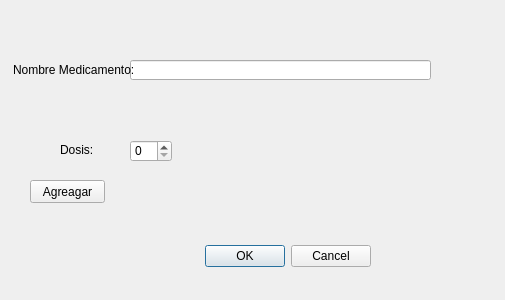
<?xml version="1.0" encoding="UTF-8"?>
<ui version="4.0">
 <class>botonD_2</class>
 <widget class="QDialog" name="botonD_2">
  <property name="geometry">
   <rect>
    <x>0</x>
    <y>0</y>
    <width>505</width>
    <height>300</height>
   </rect>
  </property>
  <property name="windowTitle">
   <string>Dialog</string>
  </property>
  <widget class="QDialogButtonBox" name="botonD">
   <property name="geometry">
    <rect>
     <x>30</x>
     <y>240</y>
     <width>341</width>
     <height>32</height>
    </rect>
   </property>
   <property name="orientation">
    <enum>Qt::Horizontal</enum>
   </property>
   <property name="standardButtons">
    <set>QDialogButtonBox::Cancel|QDialogButtonBox::Ok</set>
   </property>
  </widget>
  <widget class="QLineEdit" name="droga">
   <property name="geometry">
    <rect>
     <x>130</x>
     <y>60</y>
     <width>301</width>
     <height>20</height>
    </rect>
   </property>
  </widget>
  <widget class="QLabel" name="label">
   <property name="geometry">
    <rect>
     <x>13</x>
     <y>58</y>
     <width>121</width>
     <height>24</height>
    </rect>
   </property>
   <property name="text">
    <string>Nombre Medicamento: </string>
   </property>
  </widget>
  <widget class="QLabel" name="label_2">
   <property name="geometry">
    <rect>
     <x>60</x>
     <y>139</y>
     <width>44</width>
     <height>22</height>
    </rect>
   </property>
   <property name="text">
    <string>Dosis: </string>
   </property>
  </widget>
  <widget class="QSpinBox" name="cantidad">
   <property name="geometry">
    <rect>
     <x>130</x>
     <y>140</y>
     <width>42</width>
     <height>22</height>
    </rect>
   </property>
  </widget>
  <widget class="QPushButton" name="agregarDroga">
   <property name="geometry">
    <rect>
     <x>30</x>
     <y>180</y>
     <width>75</width>
     <height>23</height>
    </rect>
   </property>
   <property name="text">
    <string>Agreagar</string>
   </property>
  </widget>
 </widget>
 <resources/>
 <connections>
  <connection>
   <sender>botonD</sender>
   <signal>accepted()</signal>
   <receiver>botonD_2</receiver>
   <slot>accept()</slot>
   <hints>
    <hint type="sourcelabel">
     <x>248</x>
     <y>254</y>
    </hint>
    <hint type="destinationlabel">
     <x>157</x>
     <y>274</y>
    </hint>
   </hints>
  </connection>
  <connection>
   <sender>botonD</sender>
   <signal>rejected()</signal>
   <receiver>botonD_2</receiver>
   <slot>reject()</slot>
   <hints>
    <hint type="sourcelabel">
     <x>316</x>
     <y>260</y>
    </hint>
    <hint type="destinationlabel">
     <x>286</x>
     <y>274</y>
    </hint>
   </hints>
  </connection>
 </connections>
</ui>
